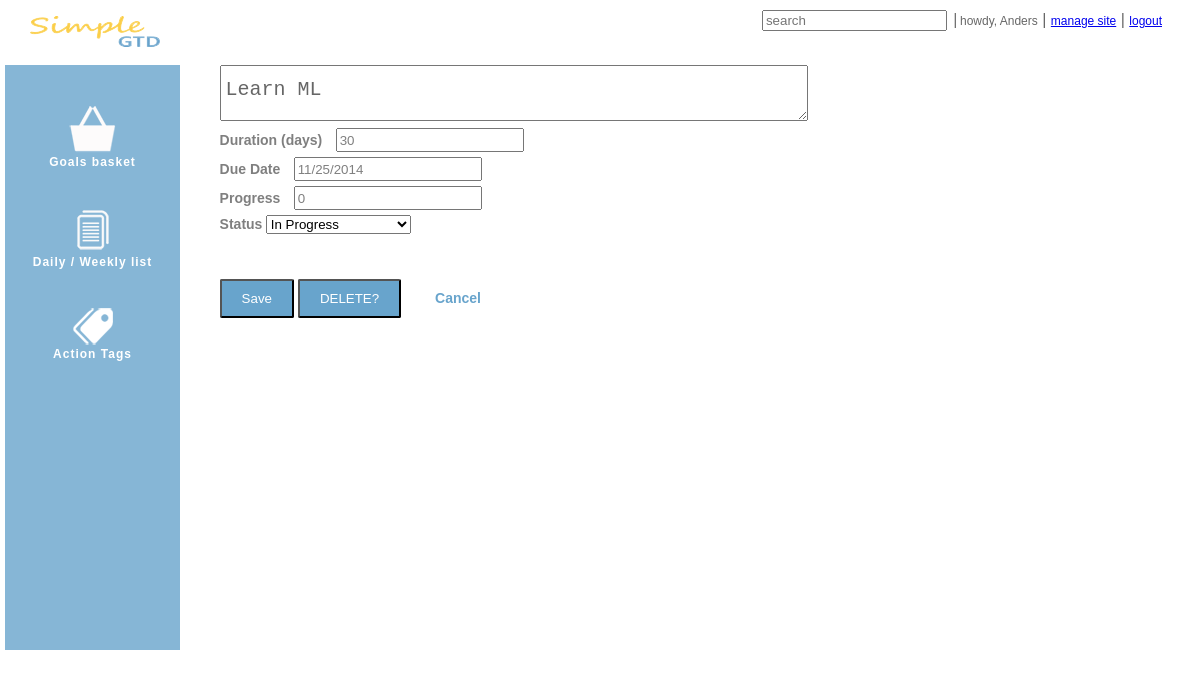
The page /goal/edit/5 (signed in) on the database as committed earlier.
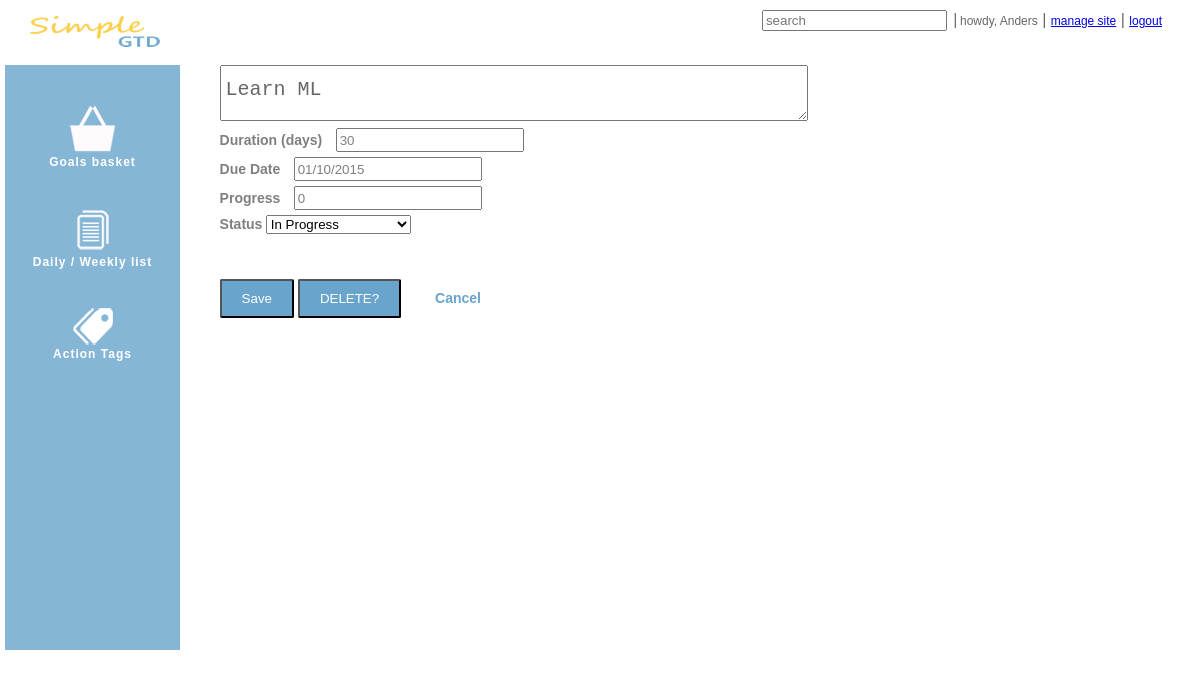
The same page on the database as committed later.
### simgtd/models.py (models this page shows, shortened)
class Goal(models.Model):
    subject = models.CharField(max_length=200)
    memo = models.TextField(max_length=1000, blank=True)
    duration = models.PositiveIntegerField(blank=True)
    start_date = models.DateTimeField(null=True, blank=True, default=datetime.datetime.now)
    due_date = models.DateTimeField(null=True, blank=True, default=datetime.datetime.now)
    remind_me = models.NullBooleanField(default=True, null=True, blank=True)
    created_date = models.DateTimeField(editable=False, default=datetime.datetime.now)
    completed_date = models.DateTimeField(editable=False, null=True)
    created_by = models.ForeignKey(User, default=Constants.user_admin)
    progress = models.PositiveSmallIntegerField(default=0)
    status = models.ForeignKey(Status, default=Constants.status_not_started)
    priority = models.ForeignKey(Priority, default=Constants.priority_normal)

### simgtd/views.py (the view)
# urls.py: url(r'^goal/edit/(?P<gid>\d+)', views.edit_goal),
@login_required
def edit_goal(request, gid):
    errors = []
    goal = None
    if request.method == 'POST':
        subject = request.POST['title']
        duration = request.POST['duration']
        due_date = request.POST['due_date']
        progress = request.POST['progress']
        status = request.POST['status']
        if subject and duration and due_date:
            goal = user_goals(request).get(id=gid)
            goal.subject = subject
            goal.duration = duration
            goal.due_date = datetime.strptime(due_date, '%m/%d/%Y')
            goal.progress = int(progress)
            goal.status_id = int(status)
            goal.save()
            return HttpResponseRedirect('/goal/list')
        else:
            if not subject:
                errors.append('Subject is required')
            if not duration:
                errors.append('Duration is required')
            if not due_date:
                errors.append('Due date is required')
    else:
        goal = get_object_or_404(user_goals(request), id=gid)
    return render_to_response('simgtd/edit_goal.html',
                              RequestContext(request, {'goal': goal,
                                                       'status': Status.objects.all(),
                                                       'errors': errors}))

### simgtd/models.py (called while the page is built)
    @classmethod
    def inactive_list(cls):
        return [Constants.status_suspended,
                Constants.status_canceled]

### simgtd/views.py (called while the page is built)
def user_id(request):
    return request.user.id

def user_goals(request):
    return Goal.objects.filter(created_by_id=user_id(request))\
        .exclude(status_id__in=Status.inactive_list())

### templates/simgtd/edit_goal.html (shortened to what this page needs)
{% extends "base.html" %}
{% block content %}
    <form action="/goal/edit/{{ goal.id }}" method="post">
        <div id="add_goal_setting">
            <textarea type="text" id="quickTitle" name="title"
                      value placeholder="Add a goal..." autofocus="auotofocus"
                      style="height:30px">{{ goal.subject }}</textarea>
            <div class="field">
                <label class="field_label"  for="duration">Duration (days)</label>
                <input id="duration" type="number" name="duration" value="{{ goal.duration }}" class="field_label_input">
            </div>
            <div class="field">
                <label class="field_label" for="due_date">Due Date</label>
                <input id="due_date" type="text" name="due_date" class="field_label_input" value="{{ goal.due_date|date:'m/d/Y' }}">
            </div>
            <div class="field">
                <label class="field_label" for="progress">Progress</label>
                <input id="progress" type="text" name="progress" class="field_label_input" value="{{ goal.progress }}">
            </div>
            <div class="field">
                <label class="field_label" for="status">Status</label>
                <select id="status" name="status">
                    {% for s in status %}
                        <option value="{{ s.id }}">{{ s.name }}</option>
                    {% endfor %}
                </select>
            </div>
            <div class="field_button">
                <input type="submit" class="save" value="Save">
                <input type="button" id="delete" class="save" value="DELETE?">
                <a href="/goal/list" class="cancel">Cancel</a>
            </div>
        </div>
    </form>
{% endblock %}

### templates/base.html (shortened to what this page needs)
<!DOCTYPE html>
<html>
<head lang="en">
    <link type="text/css" rel="stylesheet" href="{{ STATIC_URL }}css/jquery-ui.css">
    <link type="text/css" rel="stylesheet" href="{{ STATIC_URL }}css/gtd.css">
</head>
<body>
    <div id="header">
        <div>
            <div class="header-primary">
                <a href="/">
                    <img src="{{ STATIC_URL }}images/logo.png" alt="Simple GTD" />
                </a>
            </div>
            <div class="header-secondary">
                <input id="search" type="search" name="search" placeholder="search">
                <span class="sep">|</span>
                <a class="header_account" title="{{ user.email }}">howdy, {{ user.first_name }}</a> |
                <a class="header_account" href="/admin/">manage site</a> |
                <a class="header_account" href="/logout/">logout</a>
            </div>
        </div>
    </div>
    <div id="wrapper">
        <div id="navigation">
            <div id="icon_menu_block">
                <a href="/goal/list" class="menu">
                    <span class="icon_menu"><img src="{{ STATIC_URL }}images/goals_basket.png" alt="Goals basket"></span>
                    <span class="icon_menu_subtitle">Goals basket</span>
                </a>
                <a href="/action/list" class="menu">
                    <span class="icon_menu"><img src="{{ STATIC_URL }}images/list.png" alt="Daily/Weekly list"></span>
                    <span class="icon_menu_subtitle">Daily / Weekly list</span>
                </a>
                <a href="/action/tags" class="menu">
                    <span class="icon_menu"><img src="{{ STATIC_URL }}images/tags.png" alt="Action Tags"></span>
                    <span class="icon_menu_subtitle">Action Tags</span>
                </a>
            </div>
        </div>
        <div id="content">
            {% block content %}{% endblock %}
        </div>
    </div>
</body>
</html>

### static/css/gtd.css (style rules this page uses)
body { font-family:Calibri, Arial, Helvetica, sans-serif; }
#header { position: absolute; left: 0px; top:0px; padding: 10px 10px 0px 10px; width: 96%; height: 55px; background-color: white; display: table; }
.header-primary { float:left; position:relative; top:6px; left:20px; }
.header-secondary { text-align: right; color:rgba(0,0,0,0.6); }
#header .sep { margin: 0 -2px 0 2px; color:#717171; }
.header_account { display: inline-block; font-size: 12px; }
label[for=login_email], label[for=login_password], label[for=signup_name], label[for=signup_email], label[for=signup_password], label[for=signup_confirm_password], { margin-bottom: 0; }
label { font-weight: 700; font-size: 12px; color:rgba(0,0,0,0.5); cursor:default; }
div#navigation { margin:20px 85% 5px 5px; padding:5px 5px 5px 5px; height: 620px; background: rgba(104,164,204,0.8); color:white; font-size: 12px; font-weight: 600; letter-spacing: 1px; }
div#icon_menu_block { position: relative; margin-top: 40px; }
.icon_menu { display: block; text-align: center; padding: 40px 10px 1px 10px; }
.icon_menu_subtitle { display: block; text-align: center; color: white; }
a.menu { text-decoration: none; }
div#content { position: absolute; top: 50px; right: 30px; width: 80%; color: rgba(0,0,0,0.6); font-size: 12px; }
#add_goal_setting { width:60%; top:50px; margin: 15px 1%; }
#quickTitle { width: 100%; outline: none; padding: 12px 5px; font-size: 20px; color: rgba(0,0,0,0.6); font:thin; }
.field { display:block; margin: 5px 0; }
.field_label_input { width:180px; height:20px; margin-left: 10px; padding: 0px 2px; color: rgba(0, 0, 0, 0.5); }
.field_label { font-size: 14px; }
.field_button { color: rgba(0,0,0,0.5); font-weight: 600; padding-top: 40px; font-size: 14px; }
input.save { border-radius: 2px; padding: 10px 20px; background: #68a4cc; color: white; }
a.cancel { margin-left: 30px; color: #68a4cc; text-decoration: none; }

Rows that differ between the two databases and show on the page:
changed Goal "Learn ML": due_date "11/25/2014" → "01/10/2015"
